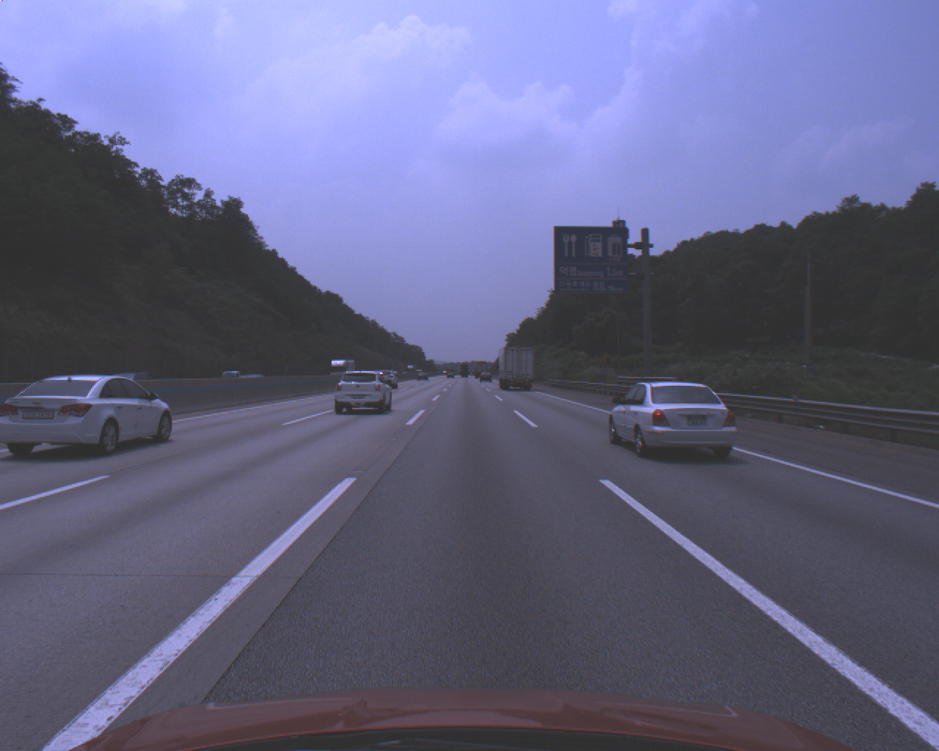
%> input picture Matlab_Code/2019_01_17_Edge_detection/sample.bmp, 939 x 751 px, shrunk from 1280 x 1024 before the run
$ octave Edge_detection_1_final.m   (GNU Octave 9; MATLAB toolbox functions it lacks are replaced by stand-ins)
%> lines starting %> are read from the running program, lines starting %| are printed output that depends on the picture
im = imread('sample.bmp');
%> im is the input picture: size 751x939x3 uint8; mean R, G, B 98.8, 99.7, 130.4
im = rgb2gray(im);
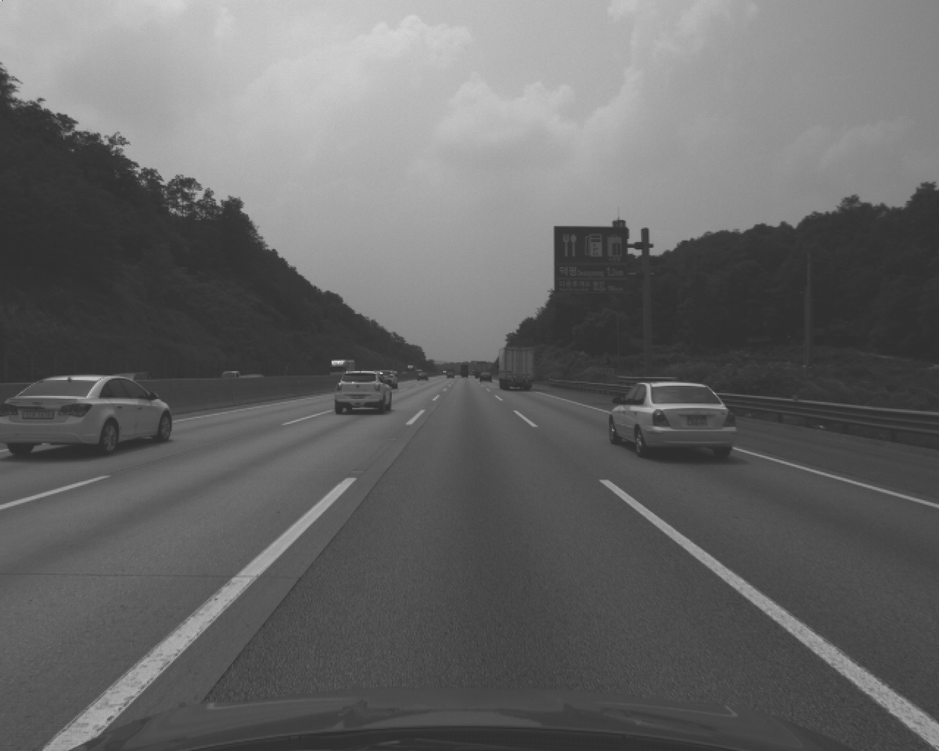
%> im: size 751x939 uint8; min 45, max 228, mean 102.9
im = double(im);
%> im: size 751x939 double
BW1 = edge(im,'sobel');
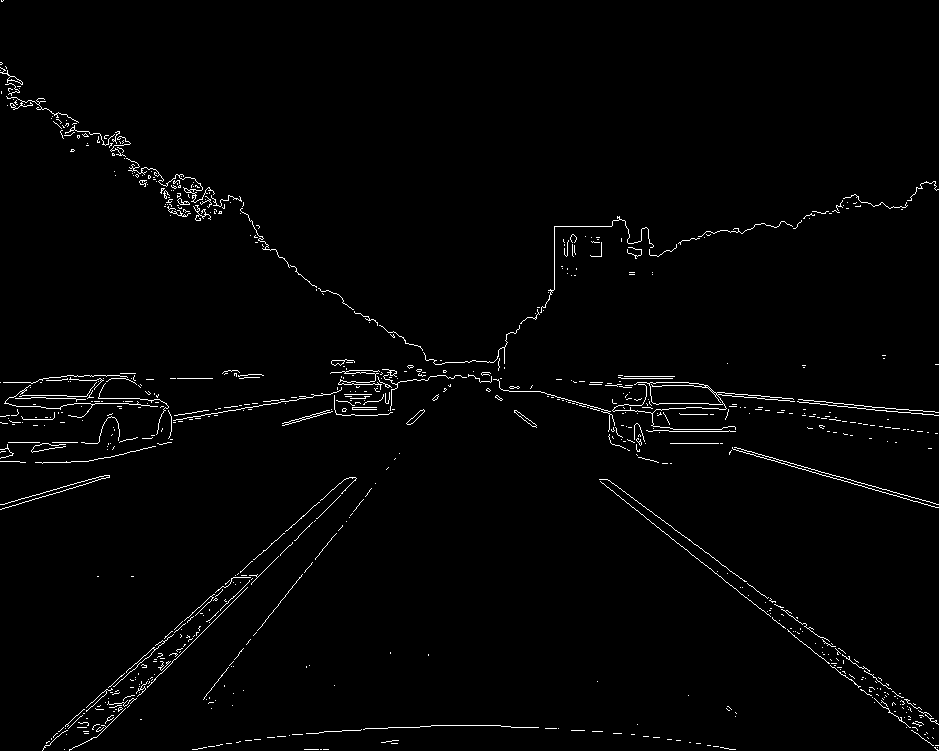
%> BW1: size 751x939 logical; 1.6% white in thin lines or dots
BW2 = edge(im,'canny');
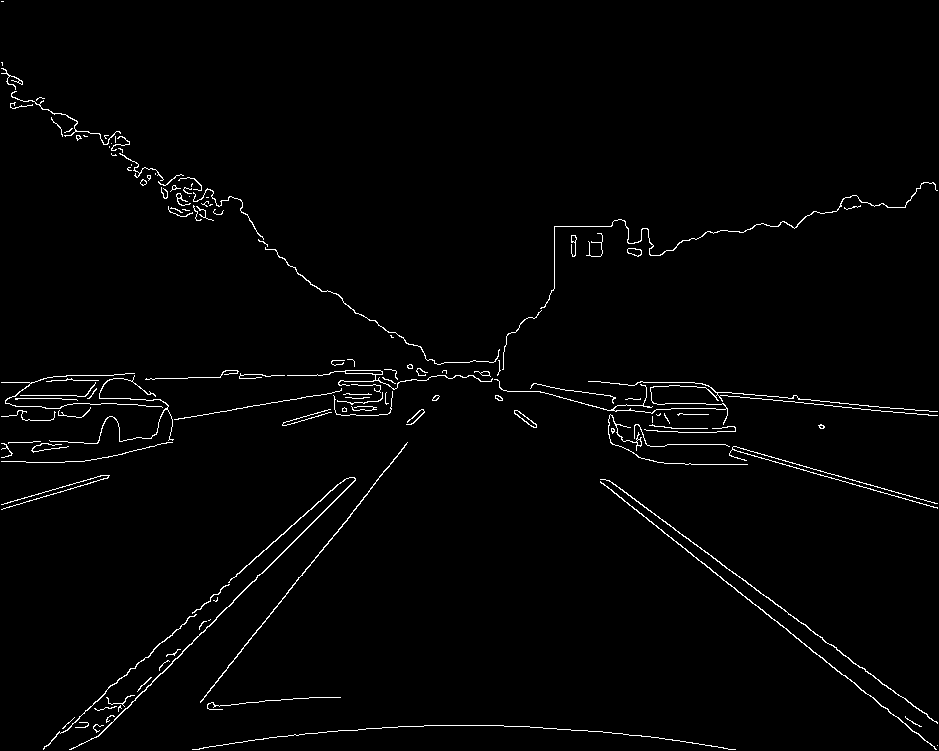
%> BW2: size 751x939 logical; 1.7% white in thin lines or dots
figure;
imshowpair(BW1,BW2,'montage');
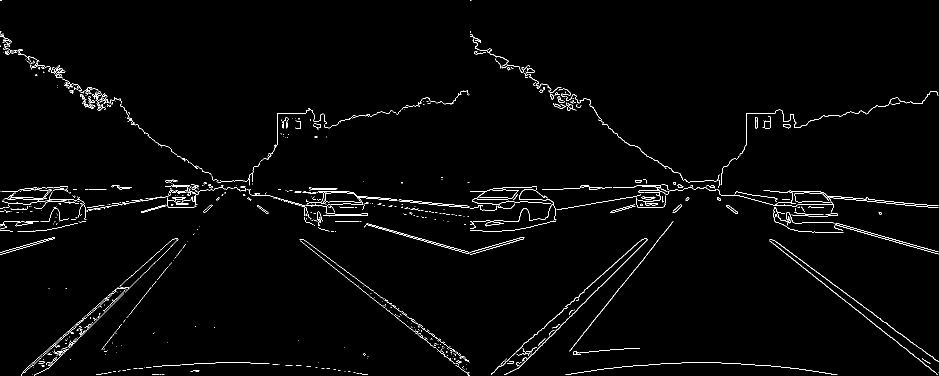
%> displayed picture: size 751x1878, on the screen's scale of 0 to 255 (shown at 1/2 size); 1.6% white in thin lines or dots

$ run again, with Matlab_Code/2019_01_17_Edge_detection/KAKA.jpg saved as Matlab_Code/2019_01_17_Edge_detection/sample.bmp
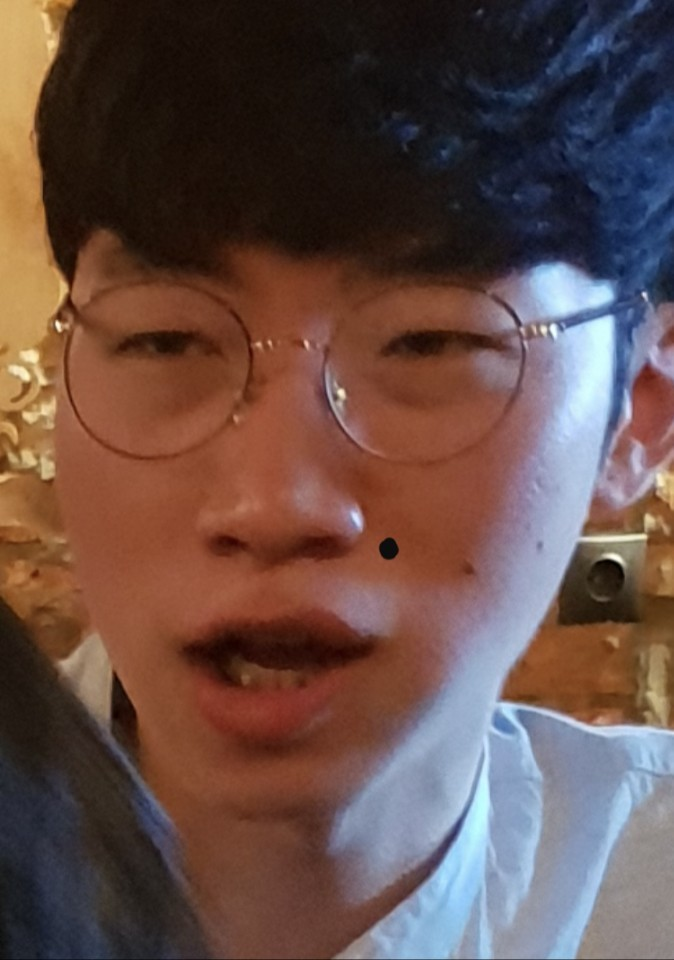
%> input picture Matlab_Code/2019_01_17_Edge_detection/KAKA.jpg, 674 x 960 px
%> im is the input picture: size 960x674x3 uint8; mean R, G, B 101.3, 77.2, 71.6
%> `BW1 = edge(im,'sobel');`:
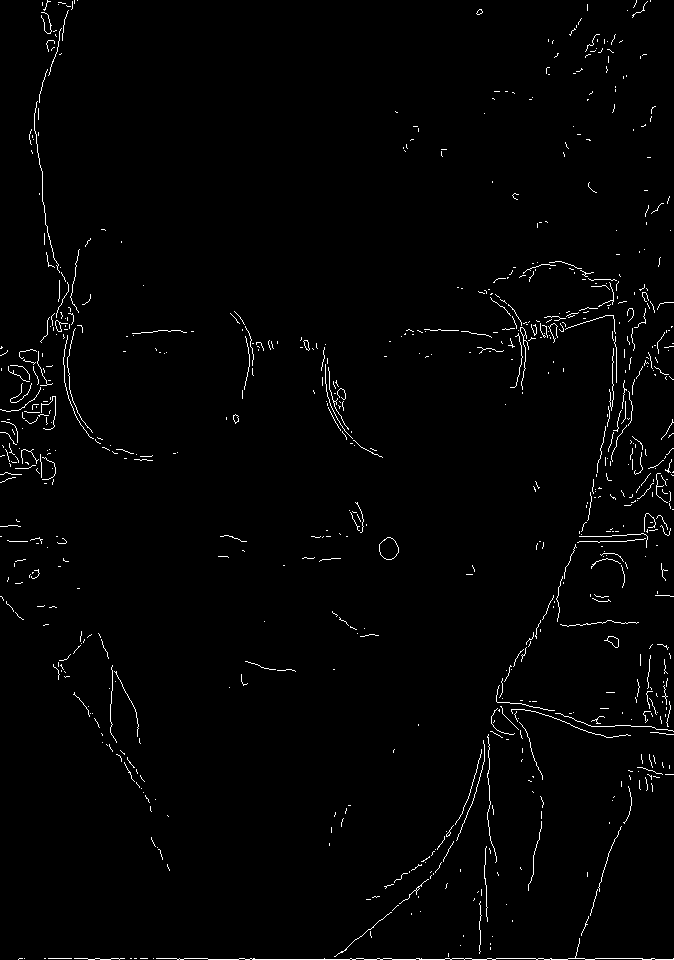
%> BW1: size 960x674 logical; 1.5% white in thin lines or dots
%> BW2: size 960x674 logical; 2.5% white in thin lines or dots
%> `imshowpair(BW1,BW2,'montage');`:
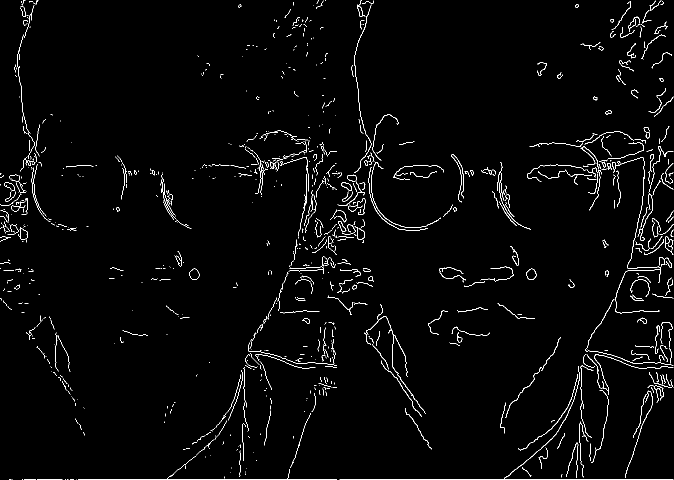
%> displayed picture: size 960x1348, on the screen's scale of 0 to 255 (shown at 1/2 size); 2% white in thin lines or dots
